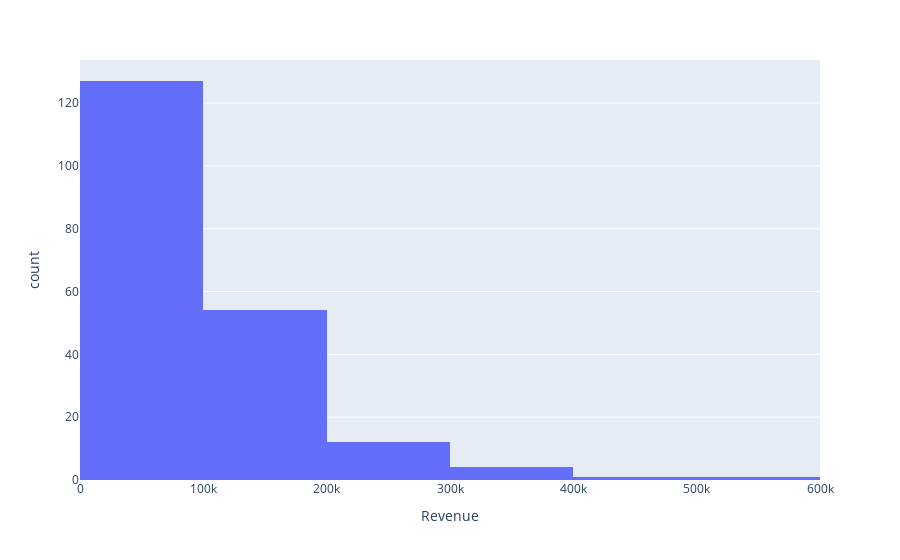

The code cell stored with this chart in its notebook:
### Markdown cell above
[Histogram of company revenues | Python](https://campus.datacamp.com/courses/introduction-to-data-visualization-with-plotly-in-python/introduction-to-plotly-1?ex=7)

> -   Create a histogram with the appropriate DataFrame using `px.histogram()`.
> -   Set the column `Revenue` to be used along the x-axis.
> -   Set the number of bins to be 5.

### Code cell
# Create a simple histogram
fig = px.histogram(
  			data_frame=revenues, 
            # Set up the x-axis
           	x='Revenue',
            # Set the number of bins
            nbins=5)

# Show the plot
fig.show()

### Figure 1 — Plotly figure (JSON) as saved in the notebook; plotly's stock layout.template omitted (floating-point values rounded to 4 significant figures; data arrays with more than 128 entries replaced by an {"elided": "..."} marker saying what was removed)
{"data": [{"alignmentgroup": "True", "bingroup": "x", "hovertemplate": "Revenue=%{x}<br>count=%{y}<extra></extra>", "legendgroup": "", "marker": {"color": "#636efa", "pattern": {"shape": ""}}, "name": "", "nbinsx": 5, "offsetgroup": "", "orientation": "v", "showlegend": false, "type": "histogram", "x": {"elided": "200 int values"}, "xaxis": "x", "yaxis": "y"}], "layout": {"barmode": "relative", "legend": {"tracegroupgap": 0}, "margin": {"t": 60}, "xaxis": {"anchor": "y", "domain": [0, 1], "title": {"text": "Revenue"}}, "yaxis": {"anchor": "x", "domain": [0, 1], "title": {"text": "count"}}}}
